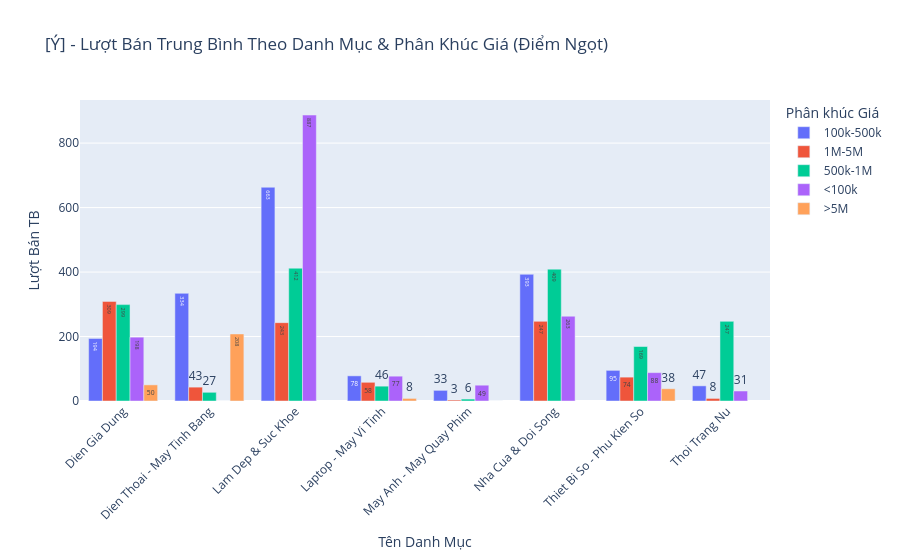

Notebook code for this chart:
### Markdown cell above
## Mục tiêu 1: Hiệu suất bán hàng theo Danh mục và Phân khúc giá

### Code cell
if 'price_bucket' in df_clean.columns and 'category_name' in df_clean.columns:
    # Nhóm theo category_name thay vì category_id
    df_agg_1 = df_clean.groupby(['category_name', 'price_bucket'])['sold_count'].mean().reset_index()
    df_agg_1 = df_agg_1.round({'sold_count': 0})
    
    # Rút gọn Tên Danh Mục nếu nó quá dài (tuỳ chọn rút gọn tên)
    df_agg_1['category_name_short'] = df_agg_1['category_name'].apply(lambda x: x[:30] + '...' if isinstance(x, str) and len(x) > 30 else x)

    fig_1 = px.bar(
        df_agg_1, 
        x="category_name_short", 
        y="sold_count", 
        color="price_bucket", 
        barmode="group",
        title="[Ý] - Lượt Bán Trung Bình Theo Danh Mục & Phân Khúc Giá (Điểm Ngọt)",
        labels={"category_name_short": "Tên Danh Mục", "sold_count": "Lượt Bán TB", "price_bucket": "Phân khúc Giá"},
        text_auto=True
    )
    # Nghiêng nhãn trục X để dễ đọc
    fig_1.update_layout(xaxis_tickangle=-45)
    fig_1.show()

### Figure 1 — Plotly figure (JSON) as saved in the notebook; plotly's stock layout.template omitted (floating-point values rounded to 4 significant figures)
{"data": [{"alignmentgroup": "True", "hovertemplate": "Phân khúc Giá=100k-500k<br>Tên Danh Mục=%{x}<br>Lượt Bán TB=%{y}<extra></extra>", "legendgroup": "100k-500k", "marker": {"color": "#636efa", "pattern": {"shape": ""}}, "name": "100k-500k", "offsetgroup": "100k-500k", "orientation": "v", "showlegend": true, "textposition": "auto", "texttemplate": "%{y}", "type": "bar", "x": ["Dien Gia Dung", "Dien Thoai - May Tinh Bang", "Lam Dep & Suc Khoe", "Laptop - May Vi Tinh", "May Anh - May Quay Phim", "Nha Cua & Doi Song", "Thiet Bi So - Phu Kien So", "Thoi Trang Nu"], "xaxis": "x", "y": [194.0, 334.0, 663.0, 78.0, 33.0, 393.0, 95.0, 47.0], "yaxis": "y"}, {"alignmentgroup": "True", "hovertemplate": "Phân khúc Giá=1M-5M<br>Tên Danh Mục=%{x}<br>Lượt Bán TB=%{y}<extra></extra>", "legendgroup": "1M-5M", "marker": {"color": "#EF553B", "pattern": {"shape": ""}}, "name": "1M-5M", "offsetgroup": "1M-5M", "orientation": "v", "showlegend": true, "textposition": "auto", "texttemplate": "%{y}", "type": "bar", "x": ["Dien Gia Dung", "Dien Thoai - May Tinh Bang", "Lam Dep & Suc Khoe", "Laptop - May Vi Tinh", "May Anh - May Quay Phim", "Nha Cua & Doi Song", "Thiet Bi So - Phu Kien So", "Thoi Trang Nu"], "xaxis": "x", "y": [309.0, 43.0, 243.0, 58.0, 3.0, 247.0, 74.0, 8.0], "yaxis": "y"}, {"alignmentgroup": "True", "hovertemplate": "Phân khúc Giá=500k-1M<br>Tên Danh Mục=%{x}<br>Lượt Bán TB=%{y}<extra></extra>", "legendgroup": "500k-1M", "marker": {"color": "#00cc96", "pattern": {"shape": ""}}, "name": "500k-1M", "offsetgroup": "500k-1M", "orientation": "v", "showlegend": true, "textposition": "auto", "texttemplate": "%{y}", "type": "bar", "x": ["Dien Gia Dung", "Dien Thoai - May Tinh Bang", "Lam Dep & Suc Khoe", "Laptop - May Vi Tinh", "May Anh - May Quay Phim", "Nha Cua & Doi Song", "Thiet Bi So - Phu Kien So", "Thoi Trang Nu"], "xaxis": "x", "y": [299.0, 27.0, 412.0, 46.0, 6.0, 409.0, 169.0, 247.0], "yaxis": "y"}, {"alignmentgroup": "True", "hovertemplate": "Phân khúc Giá=<100k<br>Tên Danh Mục=%{x}<br>Lượt Bán TB=%{y}<extra></extra>", "legendgroup": "<100k", "marker": {"color": "#ab63fa", "pattern": {"shape": ""}}, "name": "<100k", "offsetgroup": "<100k", "orientation": "v", "showlegend": true, "textposition": "auto", "texttemplate": "%{y}", "type": "bar", "x": ["Dien Gia Dung", "Dien Thoai - May Tinh Bang", "Lam Dep & Suc Khoe", "Laptop - May Vi Tinh", "May Anh - May Quay Phim", "Nha Cua & Doi Song", "Thiet Bi So - Phu Kien So", "Thoi Trang Nu"], "xaxis": "x", "y": [198.0, 0.0, 887.0, 77.0, 49.0, 263.0, 88.0, 31.0], "yaxis": "y"}, {"alignmentgroup": "True", "hovertemplate": "Phân khúc Giá=>5M<br>Tên Danh Mục=%{x}<br>Lượt Bán TB=%{y}<extra></extra>", "legendgroup": ">5M", "marker": {"color": "#FFA15A", "pattern": {"shape": ""}}, "name": ">5M", "offsetgroup": ">5M", "orientation": "v", "showlegend": true, "textposition": "auto", "texttemplate": "%{y}", "type": "bar", "x": ["Dien Gia Dung", "Dien Thoai - May Tinh Bang", "Laptop - May Vi Tinh", "May Anh - May Quay Phim", "Thiet Bi So - Phu Kien So"], "xaxis": "x", "y": [50.0, 208.0, 8.0, 0.0, 38.0], "yaxis": "y"}], "layout": {"barmode": "group", "legend": {"title": {"text": "Phân khúc Giá"}, "tracegroupgap": 0}, "title": {"text": "[Ý] - Lượt Bán Trung Bình Theo Danh Mục & Phân Khúc Giá (Điểm Ngọt)"}, "xaxis": {"anchor": "y", "domain": [0, 1], "tickangle": -45, "title": {"text": "Tên Danh Mục"}}, "yaxis": {"anchor": "x", "domain": [0, 1], "title": {"text": "Lượt Bán TB"}}}}
